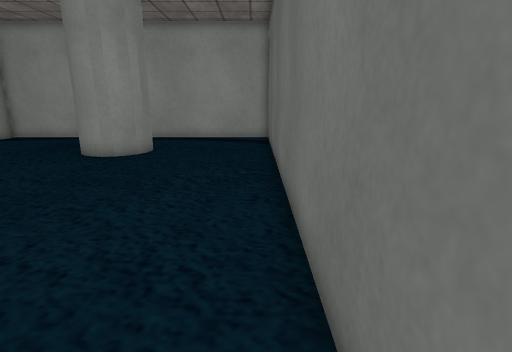
[1] (above)

14 first-person views from a walk through a scene from a Unity 3-D project. The camera is 1.5 m above the floor, tilts 14° down and sees 80° across. The floor is counted in squares, 0.67 m on a side. Each view is taken from the middle of a square. On the plan, view 1 faces up. The plan holds only what a view shows up to about 18 squares ahead; the rest is blank. The place goes on beyond the plan. The player is left out. Some animated figures are left out. Some surface patterns are stand-ins.

[2]
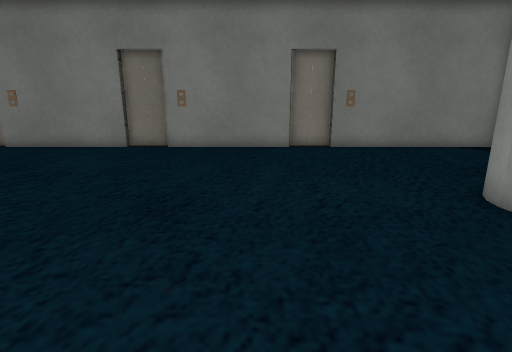

[3]
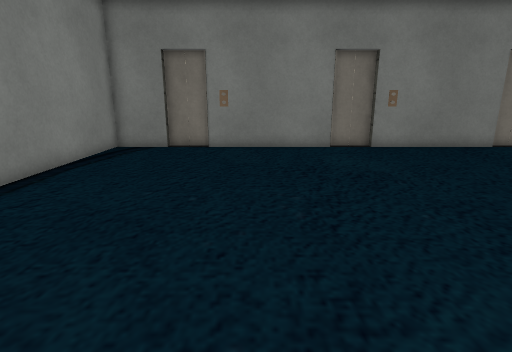

[4]
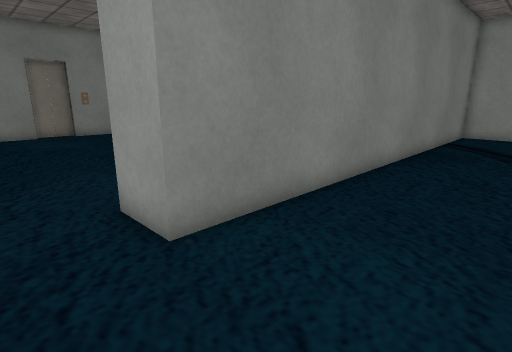

[5]
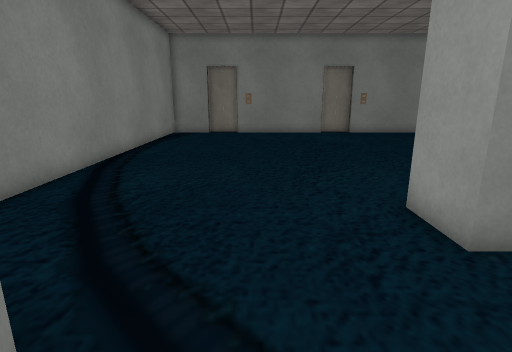

[6]
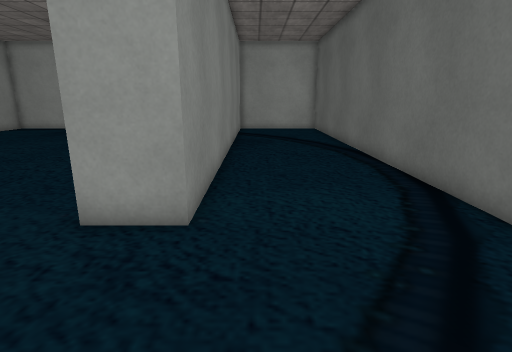

[7]
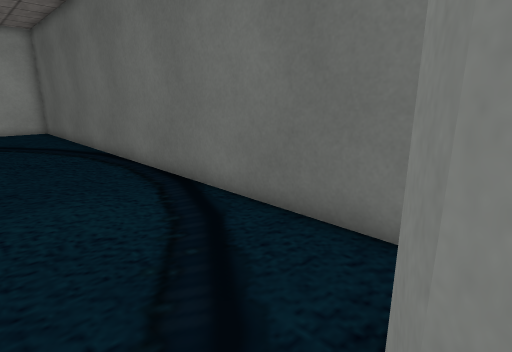

[8]
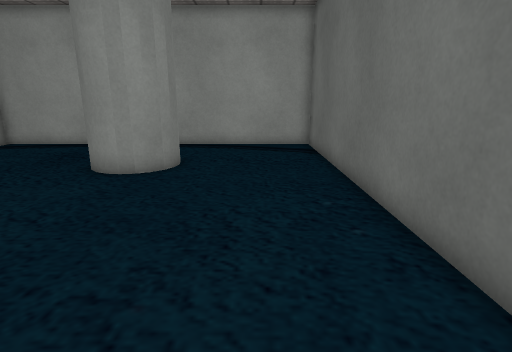

[9]
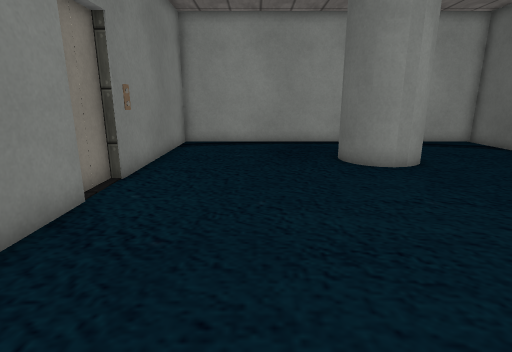

[10]
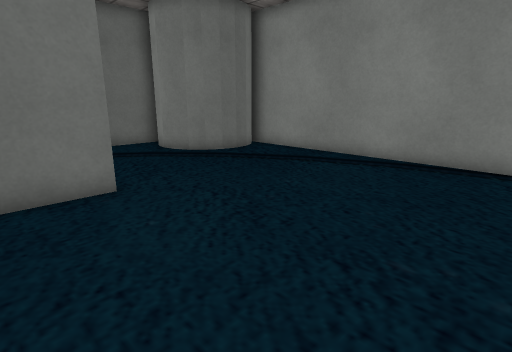

[11]
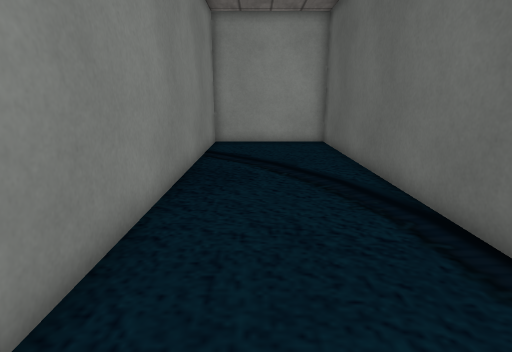

[12]
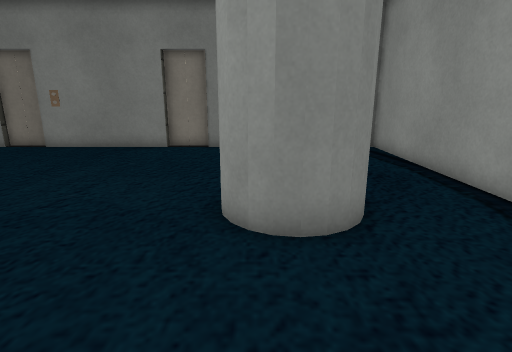

[13]
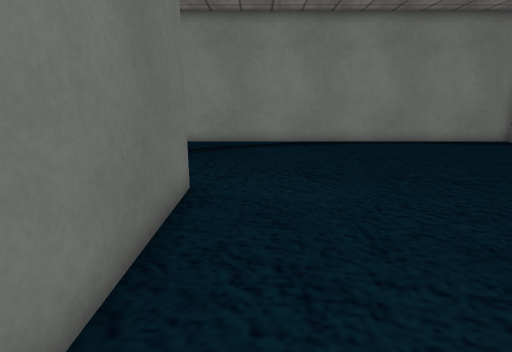

[14]
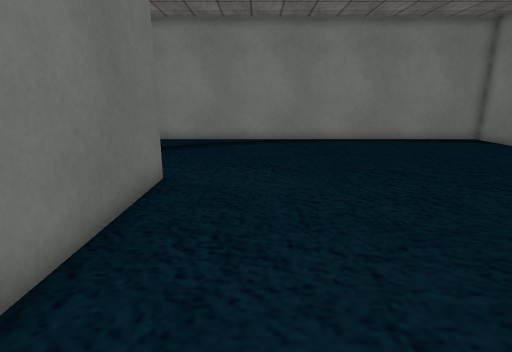

### Floor plan
Points are (right, up) in squares from view 1. A wall is a line through its corners. A room is listed if a view was taken in it or the views show most of it. See-through windows are left out.
Room 1 (views 1, 2, 3, 4, 5, 6, 7, 8, 9, 10, 11, 12, 13, 14)
walls: (-6.2, 12.2) (-6.9, 12.4); (-5.8, 12.3) (-6.5, 12.2); (-5.4, 12.5) (-6, 12.2); (-6.7, 12.3) (-7.3, 12.6); (-7.1, 12.5) (-7.6, 13); (-7.5, 12.9) (-7.8, 13.5); (-7.7, 13.3) (-7.7, 13.7) (-7.7, 14.3); (-4.7, 14) (-4.9, 13) (-5.5, 12.4); (-4.9, 14.5) (-4.7, 13.5) (-5, 12.9); (-5.1, 14.9) (-4.8, 14.2); (-5.8, 15.2) (-5.4, 15) (-5, 14.6); (-14.9, 0.6) (-14.9, -5.4); (-14.9, 8.6) (-14.9, 2.6); (4.6, -9.2) (4.2, -8.6) (4.1, -7.8) (4.2, -7) (4.6, -6.3) (5.1, -5.8) (5.8, -5.4) (6.6, -5.3) (7.4, -5.4); (-14.9, -7.4) (-14.9, -9.8) (5.1, -9.8); (8.7, -6.1) (8.7, 18.8) (2.8, 18.8) (2.8, -0.8) (0.7, -0.8) (0.7, 18.8) (-14.9, 18.8) (-14.9, 10.6)

Positions as (right, up) in squares from view 1, and headings:
1: (0, 0), facing up
2: (0, 7), facing left
3: (0, -3), facing left
4: (7, -3), facing up-left
5: (7, -4), facing left
6: (4, -6), facing up
7: (4, -6), facing up-right
8: (-2, 3), facing up
9: (-11, 2), facing up
10: (-7, 2), facing down-right
11: (5, 2), facing up
12: (0, 13), facing left
13: (-1, 7), facing down
14: (-2, 8), facing down
